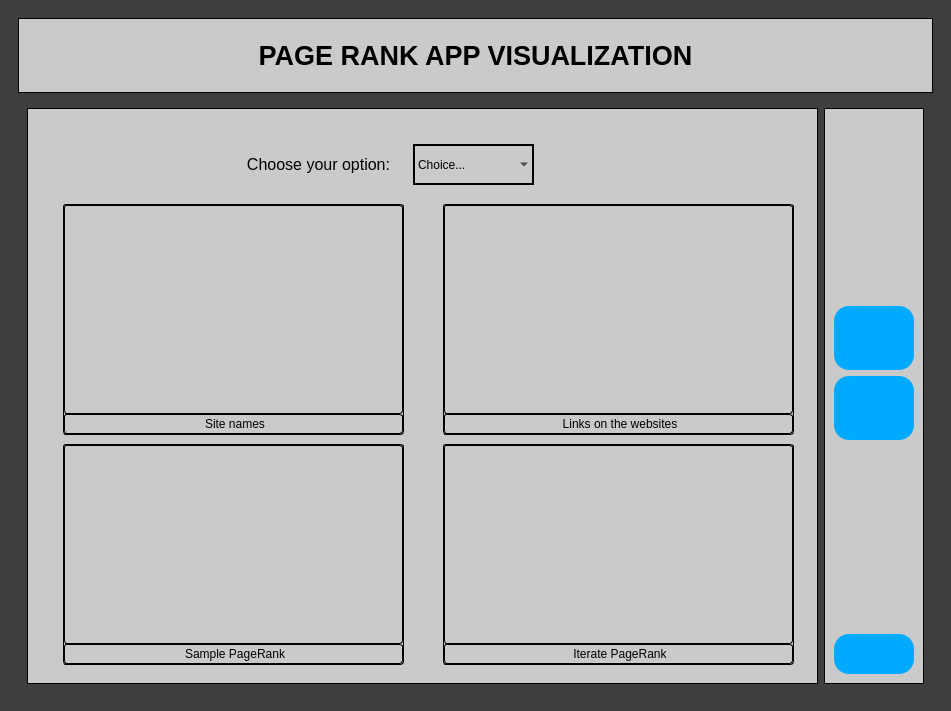
<?xml version="1.0" encoding="UTF-8"?>
<ui version="4.0">
 <class>MainWindow</class>
 <widget class="QMainWindow" name="MainWindow">
  <property name="geometry">
   <rect>
    <x>0</x>
    <y>0</y>
    <width>951</width>
    <height>711</height>
   </rect>
  </property>
  <property name="minimumSize">
   <size>
    <width>951</width>
    <height>711</height>
   </size>
  </property>
  <property name="maximumSize">
   <size>
    <width>951</width>
    <height>711</height>
   </size>
  </property>
  <property name="windowTitle">
   <string>MainWindow</string>
  </property>
  <property name="styleSheet">
   <string notr="true">border: none;
background-color: rgb(62, 62, 62);</string>
  </property>
  <widget class="QWidget" name="centralwidget">
   <layout class="QVBoxLayout" name="verticalLayout">
    <item>
     <widget class="QFrame" name="frame">
      <property name="frameShape">
       <enum>QFrame::StyledPanel</enum>
      </property>
      <property name="frameShadow">
       <enum>QFrame::Raised</enum>
      </property>
      <layout class="QVBoxLayout" name="verticalLayout_2">
       <item>
        <widget class="QFrame" name="frame_header">
         <property name="maximumSize">
          <size>
           <width>16777215</width>
           <height>100</height>
          </size>
         </property>
         <property name="styleSheet">
          <string notr="true">QFrame {
    border: 1px solid black;
	background-color: rgb(202, 202, 202);
}

QFrame QLabel {
    border: none;
}
</string>
         </property>
         <property name="frameShape">
          <enum>QFrame::StyledPanel</enum>
         </property>
         <property name="frameShadow">
          <enum>QFrame::Raised</enum>
         </property>
         <layout class="QHBoxLayout" name="horizontalLayout">
          <item>
           <widget class="QLabel" name="label">
            <property name="minimumSize">
             <size>
              <width>0</width>
              <height>55</height>
             </size>
            </property>
            <property name="styleSheet">
             <string notr="true">color: rgb(0, 0, 0);</string>
            </property>
            <property name="text">
             <string>&lt;html&gt;&lt;head/&gt;&lt;body&gt;&lt;p align=&quot;center&quot;&gt;&lt;span style=&quot; font-size:20pt; font-weight:600;&quot;&gt;PAGE RANK APP VISUALIZATION&lt;/span&gt;&lt;/p&gt;&lt;/body&gt;&lt;/html&gt;</string>
            </property>
           </widget>
          </item>
         </layout>
        </widget>
       </item>
       <item>
        <widget class="QFrame" name="frame_3">
         <property name="frameShape">
          <enum>QFrame::StyledPanel</enum>
         </property>
         <property name="frameShadow">
          <enum>QFrame::Raised</enum>
         </property>
         <layout class="QHBoxLayout" name="horizontalLayout_2">
          <item>
           <widget class="QStackedWidget" name="Pages">
            <property name="styleSheet">
             <string notr="true">QStackedWidget {
    border: 1px solid black;
    padding: 5px;
	background-color: rgb(202, 202, 202);
}

QStackedWidget QLabel, 
QStackedWidget QPushButton,
QStackedWidget QTabWidget,
QStackedWidget QLineEdit {
    border: none;
}
</string>
            </property>
            <property name="currentIndex">
             <number>0</number>
            </property>
            <widget class="QWidget" name="pg_data">
             <property name="styleSheet">
              <string notr="true">background-color: transparent;;</string>
             </property>
             <widget class="QComboBox" name="cbx_option">
              <property name="geometry">
               <rect>
                <x>380</x>
                <y>30</y>
                <width>121</width>
                <height>41</height>
               </rect>
              </property>
              <property name="styleSheet">
               <string notr="true">color: rgb(0, 0, 0);
border: 2px solid black;</string>
              </property>
              <item>
               <property name="text">
                <string>Choice...</string>
               </property>
              </item>
              <item>
               <property name="text">
                <string>corpus0</string>
               </property>
              </item>
              <item>
               <property name="text">
                <string>corpus1</string>
               </property>
              </item>
              <item>
               <property name="text">
                <string>corpus2</string>
               </property>
              </item>
             </widget>
             <widget class="QLabel" name="label_8">
              <property name="geometry">
               <rect>
                <x>200</x>
                <y>20</y>
                <width>171</width>
                <height>61</height>
               </rect>
              </property>
              <property name="styleSheet">
               <string notr="true">color: rgb(0, 0, 0);</string>
              </property>
              <property name="text">
               <string>&lt;html&gt;&lt;head/&gt;&lt;body&gt;&lt;p align=&quot;center&quot;&gt;&lt;span style=&quot; font-size:12pt;&quot;&gt;Choose your option:&lt;/span&gt;&lt;/p&gt;&lt;/body&gt;&lt;/html&gt;</string>
              </property>
             </widget>
             <widget class="QFrame" name="frame_6">
              <property name="geometry">
               <rect>
                <x>30</x>
                <y>90</y>
                <width>341</width>
                <height>231</height>
               </rect>
              </property>
              <property name="minimumSize">
               <size>
                <width>150</width>
                <height>100</height>
               </size>
              </property>
              <property name="styleSheet">
               <string notr="true">color: rgb(0, 0, 0);
border: 1px solid rgb(0, 0, 0);
border-radius: 3px;</string>
              </property>
              <property name="frameShape">
               <enum>QFrame::StyledPanel</enum>
              </property>
              <property name="frameShadow">
               <enum>QFrame::Raised</enum>
              </property>
              <layout class="QVBoxLayout" name="verticalLayout_6">
               <property name="spacing">
                <number>0</number>
               </property>
               <property name="leftMargin">
                <number>0</number>
               </property>
               <property name="topMargin">
                <number>0</number>
               </property>
               <property name="rightMargin">
                <number>0</number>
               </property>
               <property name="bottomMargin">
                <number>0</number>
               </property>
               <item>
                <widget class="QLabel" name="lbl_files_name">
                 <property name="styleSheet">
                  <string notr="true">background-image: url(:/saving/assets/images/domain-name.png);
background-repeat: no-repeat;
background-position: center;

</string>
                 </property>
                 <property name="text">
                  <string>&lt;html&gt;&lt;head/&gt;&lt;body&gt;&lt;p align=&quot;center&quot;&gt;&lt;br/&gt;&lt;/p&gt;&lt;/body&gt;&lt;/html&gt;</string>
                 </property>
                </widget>
               </item>
               <item>
                <widget class="QLabel" name="label_4">
                 <property name="maximumSize">
                  <size>
                   <width>16777215</width>
                   <height>20</height>
                  </size>
                 </property>
                 <property name="styleSheet">
                  <string notr="true">border: 1px solid black;
padding: 1px;
border-radius: 3px;</string>
                 </property>
                 <property name="text">
                  <string>&lt;html&gt;&lt;head/&gt;&lt;body&gt;&lt;p align=&quot;center&quot;&gt;Site names&lt;/p&gt;&lt;/body&gt;&lt;/html&gt;</string>
                 </property>
                </widget>
               </item>
              </layout>
             </widget>
             <widget class="QFrame" name="frame_7">
              <property name="geometry">
               <rect>
                <x>410</x>
                <y>90</y>
                <width>351</width>
                <height>231</height>
               </rect>
              </property>
              <property name="minimumSize">
               <size>
                <width>150</width>
                <height>100</height>
               </size>
              </property>
              <property name="styleSheet">
               <string notr="true">color: rgb(0, 0, 0);
border: 1px solid rgb(0, 0, 0);
border-radius: 3px;</string>
              </property>
              <property name="frameShape">
               <enum>QFrame::StyledPanel</enum>
              </property>
              <property name="frameShadow">
               <enum>QFrame::Raised</enum>
              </property>
              <layout class="QVBoxLayout" name="verticalLayout_7">
               <property name="spacing">
                <number>0</number>
               </property>
               <property name="leftMargin">
                <number>0</number>
               </property>
               <property name="topMargin">
                <number>0</number>
               </property>
               <property name="rightMargin">
                <number>0</number>
               </property>
               <property name="bottomMargin">
                <number>0</number>
               </property>
               <item>
                <widget class="QLabel" name="lbl_links_in_file">
                 <property name="styleSheet">
                  <string notr="true">background-image: url(:/saving/assets/images/link-creation.png);
background-repeat: no-repeat;
background-position: center;

</string>
                 </property>
                 <property name="text">
                  <string>&lt;html&gt;&lt;head/&gt;&lt;body&gt;&lt;p align=&quot;center&quot;&gt;&lt;br/&gt;&lt;/p&gt;&lt;/body&gt;&lt;/html&gt;</string>
                 </property>
                </widget>
               </item>
               <item>
                <widget class="QLabel" name="label_12">
                 <property name="maximumSize">
                  <size>
                   <width>16777215</width>
                   <height>20</height>
                  </size>
                 </property>
                 <property name="styleSheet">
                  <string notr="true">border: 1px solid black;
padding: 1px;
border-radius: 3px;</string>
                 </property>
                 <property name="text">
                  <string>&lt;html&gt;&lt;head/&gt;&lt;body&gt;&lt;p align=&quot;center&quot;&gt;Links on the websites&lt;/p&gt;&lt;/body&gt;&lt;/html&gt;</string>
                 </property>
                </widget>
               </item>
              </layout>
             </widget>
             <widget class="QFrame" name="frame_8">
              <property name="geometry">
               <rect>
                <x>30</x>
                <y>330</y>
                <width>341</width>
                <height>221</height>
               </rect>
              </property>
              <property name="minimumSize">
               <size>
                <width>150</width>
                <height>100</height>
               </size>
              </property>
              <property name="styleSheet">
               <string notr="true">color: rgb(0, 0, 0);
border: 1px solid rgb(0, 0, 0);
border-radius: 3px;</string>
              </property>
              <property name="frameShape">
               <enum>QFrame::StyledPanel</enum>
              </property>
              <property name="frameShadow">
               <enum>QFrame::Raised</enum>
              </property>
              <layout class="QVBoxLayout" name="verticalLayout_8">
               <property name="spacing">
                <number>0</number>
               </property>
               <property name="leftMargin">
                <number>0</number>
               </property>
               <property name="topMargin">
                <number>0</number>
               </property>
               <property name="rightMargin">
                <number>0</number>
               </property>
               <property name="bottomMargin">
                <number>0</number>
               </property>
               <item>
                <widget class="QLabel" name="lbl_sample_rank">
                 <property name="styleSheet">
                  <string notr="true">background-image: url(:/saving/assets/images/hierarchy.png);
background-repeat: no-repeat;
background-position: center;

</string>
                 </property>
                 <property name="text">
                  <string>&lt;html&gt;&lt;head/&gt;&lt;body&gt;&lt;p align=&quot;center&quot;&gt;&lt;br/&gt;&lt;/p&gt;&lt;/body&gt;&lt;/html&gt;</string>
                 </property>
                </widget>
               </item>
               <item>
                <widget class="QLabel" name="label_13">
                 <property name="maximumSize">
                  <size>
                   <width>16777215</width>
                   <height>20</height>
                  </size>
                 </property>
                 <property name="styleSheet">
                  <string notr="true">border: 1px solid black;
padding: 1px;
border-radius: 3px;</string>
                 </property>
                 <property name="text">
                  <string>&lt;html&gt;&lt;head/&gt;&lt;body&gt;&lt;p align=&quot;center&quot;&gt;Sample PageRank&lt;/p&gt;&lt;/body&gt;&lt;/html&gt;</string>
                 </property>
                </widget>
               </item>
              </layout>
             </widget>
             <widget class="QFrame" name="frame_9">
              <property name="geometry">
               <rect>
                <x>410</x>
                <y>330</y>
                <width>351</width>
                <height>221</height>
               </rect>
              </property>
              <property name="minimumSize">
               <size>
                <width>150</width>
                <height>100</height>
               </size>
              </property>
              <property name="styleSheet">
               <string notr="true">color: rgb(0, 0, 0);
border: 1px solid rgb(0, 0, 0);
border-radius: 3px;</string>
              </property>
              <property name="frameShape">
               <enum>QFrame::StyledPanel</enum>
              </property>
              <property name="frameShadow">
               <enum>QFrame::Raised</enum>
              </property>
              <layout class="QVBoxLayout" name="verticalLayout_9">
               <property name="spacing">
                <number>0</number>
               </property>
               <property name="leftMargin">
                <number>0</number>
               </property>
               <property name="topMargin">
                <number>0</number>
               </property>
               <property name="rightMargin">
                <number>0</number>
               </property>
               <property name="bottomMargin">
                <number>0</number>
               </property>
               <item>
                <widget class="QLabel" name="lbl_iterate_page_rank">
                 <property name="styleSheet">
                  <string notr="true">background-image: url(:/saving/assets/images/schema.png);
background-repeat: no-repeat;
background-position: center;

</string>
                 </property>
                 <property name="text">
                  <string>&lt;html&gt;&lt;head/&gt;&lt;body&gt;&lt;p align=&quot;center&quot;&gt;&lt;br/&gt;&lt;/p&gt;&lt;/body&gt;&lt;/html&gt;</string>
                 </property>
                </widget>
               </item>
               <item>
                <widget class="QLabel" name="label_14">
                 <property name="maximumSize">
                  <size>
                   <width>16777215</width>
                   <height>20</height>
                  </size>
                 </property>
                 <property name="styleSheet">
                  <string notr="true">border: 1px solid black;
padding: 1px;
border-radius: 3px;</string>
                 </property>
                 <property name="text">
                  <string>&lt;html&gt;&lt;head/&gt;&lt;body&gt;&lt;p align=&quot;center&quot;&gt;Iterate PageRank&lt;/p&gt;&lt;/body&gt;&lt;/html&gt;</string>
                 </property>
                </widget>
               </item>
              </layout>
             </widget>
            </widget>
            <widget class="QWidget" name="pg_graphics">
             <property name="styleSheet">
              <string notr="true">background-color: transparent;;</string>
             </property>
             <layout class="QVBoxLayout" name="verticalLayout_4">
              <item>
               <widget class="QTabWidget" name="tabWidget">
                <property name="styleSheet">
                 <string notr="true">border: none;</string>
                </property>
                <property name="currentIndex">
                 <number>0</number>
                </property>
                <widget class="QWidget" name="tab_sample_page_rank">
                 <property name="styleSheet">
                  <string notr="true">border: none;
background-image: url(:/saving/assets/images/python-logo.png);
background-repeat: no-repeat;
background-position: center;</string>
                 </property>
                 <attribute name="title">
                  <string>Sample PageRank</string>
                 </attribute>
                </widget>
                <widget class="QWidget" name="tab_iterate_page_rank">
                 <property name="styleSheet">
                  <string notr="true">border: none;
background-image: url(:/saving/assets/images/python-logo.png);
background-repeat: no-repeat;
background-position: center;</string>
                 </property>
                 <attribute name="title">
                  <string>Iterate PageRank</string>
                 </attribute>
                </widget>
                <widget class="QWidget" name="tab_links_quantity_page_rank">
                 <property name="styleSheet">
                  <string notr="true">border: none;
background-image: url(:/saving/assets/images/python-logo.png);
background-repeat: no-repeat;
background-position: center;</string>
                 </property>
                 <attribute name="title">
                  <string>Links Quantity</string>
                 </attribute>
                </widget>
                <widget class="QWidget" name="tab_comparison_results_professor">
                 <property name="styleSheet">
                  <string notr="true">border: none;
background-image: url(:/saving/assets/images/python-logo.png);
background-repeat: no-repeat;
background-position: center;</string>
                 </property>
                 <attribute name="title">
                  <string>Comparison Results</string>
                 </attribute>
                </widget>
               </widget>
              </item>
             </layout>
            </widget>
            <widget class="QWidget" name="pg_about">
             <property name="styleSheet">
              <string notr="true">background-color: transparent;;</string>
             </property>
             <layout class="QVBoxLayout" name="verticalLayout_5">
              <item>
               <widget class="QLabel" name="label_5">
                <property name="maximumSize">
                 <size>
                  <width>16777215</width>
                  <height>40</height>
                 </size>
                </property>
                <property name="styleSheet">
                 <string notr="true">color: rgb(0, 0, 0);
background-color: rgb(107, 107, 107);</string>
                </property>
                <property name="text">
                 <string>&lt;html&gt;&lt;head/&gt;&lt;body&gt;&lt;p align=&quot;center&quot;&gt;&lt;span style=&quot; font-size:16pt; font-weight:600;&quot;&gt;ABOUT&lt;/span&gt;&lt;/p&gt;&lt;/body&gt;&lt;/html&gt;</string>
                </property>
               </widget>
              </item>
              <item>
               <widget class="QFrame" name="frame_5">
                <property name="styleSheet">
                 <string notr="true">QFrame {
 border: 1px solid black;
}

QFrame QLabel{
	border: none;
}</string>
                </property>
                <property name="frameShape">
                 <enum>QFrame::StyledPanel</enum>
                </property>
                <property name="frameShadow">
                 <enum>QFrame::Raised</enum>
                </property>
                <layout class="QHBoxLayout" name="horizontalLayout_3">
                 <property name="spacing">
                  <number>0</number>
                 </property>
                 <property name="leftMargin">
                  <number>0</number>
                 </property>
                 <property name="topMargin">
                  <number>0</number>
                 </property>
                 <property name="rightMargin">
                  <number>0</number>
                 </property>
                 <property name="bottomMargin">
                  <number>0</number>
                 </property>
                 <item>
                  <widget class="QLabel" name="label_7">
                   <property name="minimumSize">
                    <size>
                     <width>20</width>
                     <height>20</height>
                    </size>
                   </property>
                   <property name="styleSheet">
                    <string notr="true">background-image: url(:/saving/assets/images/rank-page-img.png);
background-repeat: no-repeat;
background-position: center;

</string>
                   </property>
                   <property name="text">
                    <string>&lt;html&gt;&lt;head/&gt;&lt;body&gt;&lt;p align=&quot;center&quot;&gt;&lt;br/&gt;&lt;/p&gt;&lt;/body&gt;&lt;/html&gt;</string>
                   </property>
                  </widget>
                 </item>
                 <item>
                  <widget class="QLabel" name="label_6">
                   <property name="maximumSize">
                    <size>
                     <width>300</width>
                     <height>16777215</height>
                    </size>
                   </property>
                   <property name="styleSheet">
                    <string notr="true">background-color: rgb(149, 149, 149);
color: rgb(0, 0, 0);</string>
                   </property>
                   <property name="text">
                    <string>&lt;html&gt;&lt;head/&gt;&lt;body&gt;&lt;p align=&quot;center&quot;&gt;&lt;br/&gt;&lt;/p&gt;&lt;/body&gt;&lt;/html&gt;</string>
                   </property>
                  </widget>
                 </item>
                </layout>
               </widget>
              </item>
             </layout>
            </widget>
           </widget>
          </item>
          <item>
           <widget class="QFrame" name="frame_right">
            <property name="minimumSize">
             <size>
              <width>100</width>
              <height>0</height>
             </size>
            </property>
            <property name="styleSheet">
             <string notr="true">QFrame {
    border: 1px solid black;
	background-color: rgb(202, 202, 202);
}

QFrame QPushButton {
    border: none;
}


QPushButton{
	border-radius: 15px;
	padding: 5px;
	background-color: rgb(0, 170, 255);
}


QPushButton:hover{
	background-color: rgb(0, 137, 206);
	color: #fff;
}


QPushButton:pressed{
	background-color: rgb(0, 113, 170);
}</string>
            </property>
            <property name="frameShape">
             <enum>QFrame::StyledPanel</enum>
            </property>
            <property name="frameShadow">
             <enum>QFrame::Raised</enum>
            </property>
            <layout class="QVBoxLayout" name="verticalLayout_3">
             <item>
              <spacer name="verticalSpacer_2">
               <property name="orientation">
                <enum>Qt::Vertical</enum>
               </property>
               <property name="sizeHint" stdset="0">
                <size>
                 <width>20</width>
                 <height>40</height>
                </size>
               </property>
              </spacer>
             </item>
             <item>
              <widget class="QPushButton" name="btn_data">
               <property name="minimumSize">
                <size>
                 <width>64</width>
                 <height>64</height>
                </size>
               </property>
               <property name="cursor">
                <cursorShape>PointingHandCursor</cursorShape>
               </property>
               <property name="text">
                <string/>
               </property>
               <property name="icon">
                <iconset resource="icons.qrc">
                 <normaloff>:/saving/assets/images/data.png</normaloff>:/saving/assets/images/data.png</iconset>
               </property>
               <property name="iconSize">
                <size>
                 <width>64</width>
                 <height>64</height>
                </size>
               </property>
              </widget>
             </item>
             <item>
              <widget class="QPushButton" name="btn_graphics">
               <property name="minimumSize">
                <size>
                 <width>64</width>
                 <height>64</height>
                </size>
               </property>
               <property name="cursor">
                <cursorShape>PointingHandCursor</cursorShape>
               </property>
               <property name="text">
                <string/>
               </property>
               <property name="icon">
                <iconset resource="icons.qrc">
                 <normaloff>:/saving/assets/images/predictive-chart.png</normaloff>:/saving/assets/images/predictive-chart.png</iconset>
               </property>
               <property name="iconSize">
                <size>
                 <width>64</width>
                 <height>64</height>
                </size>
               </property>
              </widget>
             </item>
             <item>
              <spacer name="verticalSpacer">
               <property name="orientation">
                <enum>Qt::Vertical</enum>
               </property>
               <property name="sizeHint" stdset="0">
                <size>
                 <width>20</width>
                 <height>40</height>
                </size>
               </property>
              </spacer>
             </item>
             <item>
              <widget class="QPushButton" name="btn_about">
               <property name="minimumSize">
                <size>
                 <width>40</width>
                 <height>40</height>
                </size>
               </property>
               <property name="cursor">
                <cursorShape>PointingHandCursor</cursorShape>
               </property>
               <property name="text">
                <string/>
               </property>
               <property name="icon">
                <iconset resource="icons.qrc">
                 <normaloff>:/saving/assets/images/about.png</normaloff>:/saving/assets/images/about.png</iconset>
               </property>
               <property name="iconSize">
                <size>
                 <width>40</width>
                 <height>40</height>
                </size>
               </property>
              </widget>
             </item>
            </layout>
           </widget>
          </item>
         </layout>
        </widget>
       </item>
      </layout>
     </widget>
    </item>
   </layout>
  </widget>
 </widget>
 <resources>
  <include location="icons.qrc"/>
 </resources>
 <connections/>
</ui>
